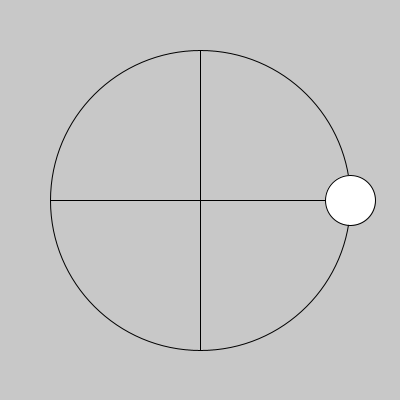
Frame 1 (no input)
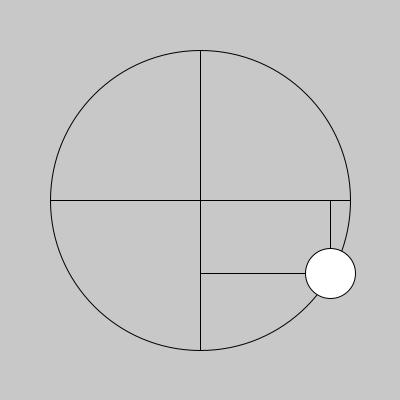
Frame 60 (the mouse pressed at the canvas centre just before this capture)
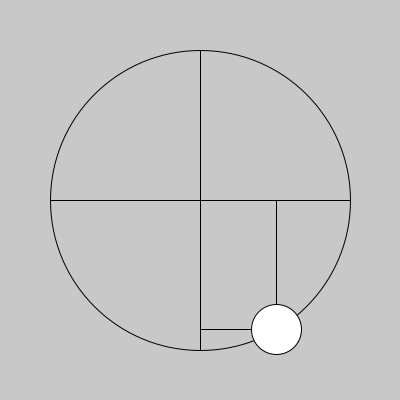
Frame 120 (the mouse held since frame 60 and released just before this capture)

The Processing sketch that drew these frames (run headless with seeded random() and noise(); from frame 60 on, the mouse is pressed at the canvas centre):

// Processing sketch: adv_04A_circular_motion
// ── adv_04A_circular_motion.pde
/* Zhang Liqun@SJTU IDM
*/

// moving using direction and speed
float x,y,deg,rad;

void setup() {
  size(400,400);  
  
  deg=0;
  rad=150;
  
  x=width/2;
  y=height/2;
}

void draw() {
  background(200);
  
  translate(width/2,height/2); 

  noFill();
  ellipse(0,0, rad*2,rad*2);
  line(-rad,0, rad,0);
  line(0,rad, 0,-rad);
  
  
  fill(255);
  x=cos(radians(deg))*rad;
  y=sin(radians(deg))*rad;

  line(x,y, x,0);
  line(x,y, 0,y);
  
  ellipse(x,y, 50,50);
  
  deg=deg+0.5;
}
